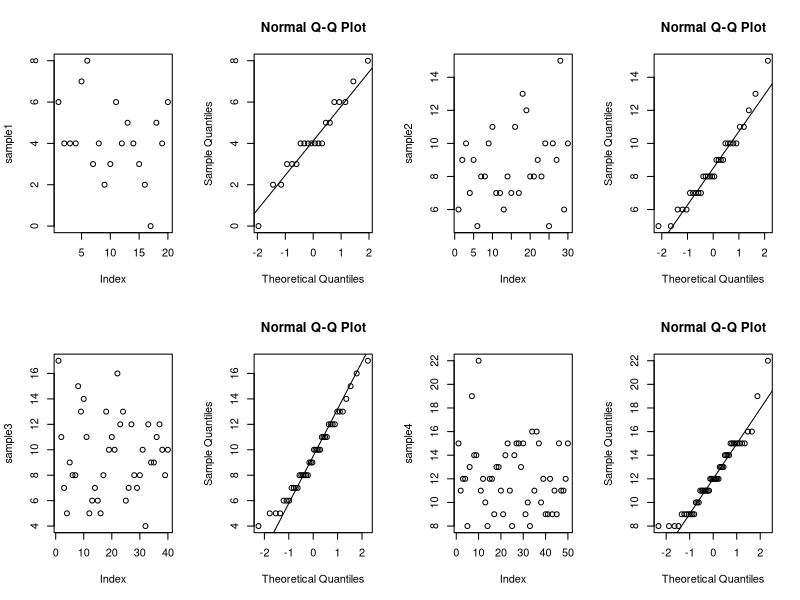
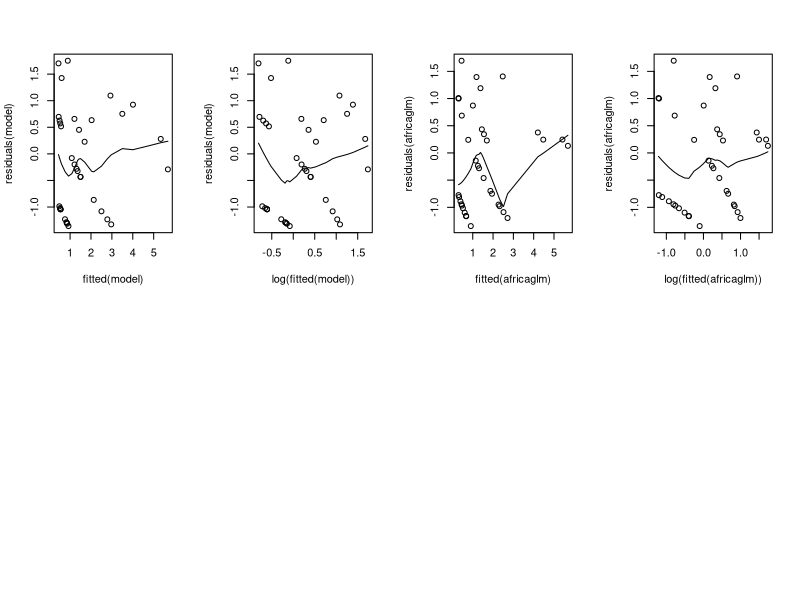

The R source for these figures, in order:
par(mfrow=c(2,4))
data = read.table("africa.txt",header=TRUE)
attach(data)
#1

sample1 = rpois(20,5)
plot(sample1);#lines(lowess(sample1))
qqnorm(sample1);qqline(sample1)
sample2 = rpois(30,7.5)
plot(sample2);#lines(lowess(sample2))
qqnorm(sample2);qqline(sample2)
sample3 = rpois(40,10)
plot(sample3);#lines(lowess(sample3))
qqnorm(sample3);qqline(sample3)
sample4 = rpois(50,12.5)
plot(sample4);#lines(lowess(sample4))
qqnorm(sample4);qqline(sample4)
#not sure what to say here, but as the lambda value increases (2nd paramater) the distribution looks more normal (as expected)


#2
#this part is more theoretical, I need to look into it.

#3
africaglm=glm(miltcoup~oligarchy+pollib+parties+pctvote+popn+size+numelec+numregim,family=poisson,data=data) 
summary(africaglm) 

#4
#Using step down approach each variable from the right is removed
summary(glm(miltcoup~oligarchy+pollib+parties+pctvote+popn+size+numregim,family=poisson,data=data))
summary(glm(miltcoup~oligarchy+pollib+parties+pctvote+popn+size,family=poisson,data=data))
summary(glm(miltcoup~oligarchy+pollib+parties+pctvote+popn,family=poisson,data=data))
summary(glm(miltcoup~oligarchy+pollib+parties+pctvote,family=poisson,data=data))
summary(glm(miltcoup~oligarchy+pollib+parties,family=poisson,data=data))
#Following this approach, the new model is: miltcoup = 0.251377 + 0.092622*oligarchy - 0.574103*pollib + 0.22059*parites + error
#5
model = glm(miltcoup~oligarchy+pollib+parties,family=poisson,data=data)
#diagonistic plots
plot(fitted(model),residuals(model));lines(lowess(fitted(model),residuals(model)))
plot(log(fitted(model)),residuals(model));lines(lowess(log(fitted(model)),residuals(model)))
plot(fitted(africaglm), residuals(africaglm));lines(lowess(fitted(africaglm),residuals(africaglm)))
plot(log(fitted(africaglm)),residuals(africaglm));lines(lowess(log(fitted(africaglm)),residuals(africaglm)))
#I cannot see any pattern